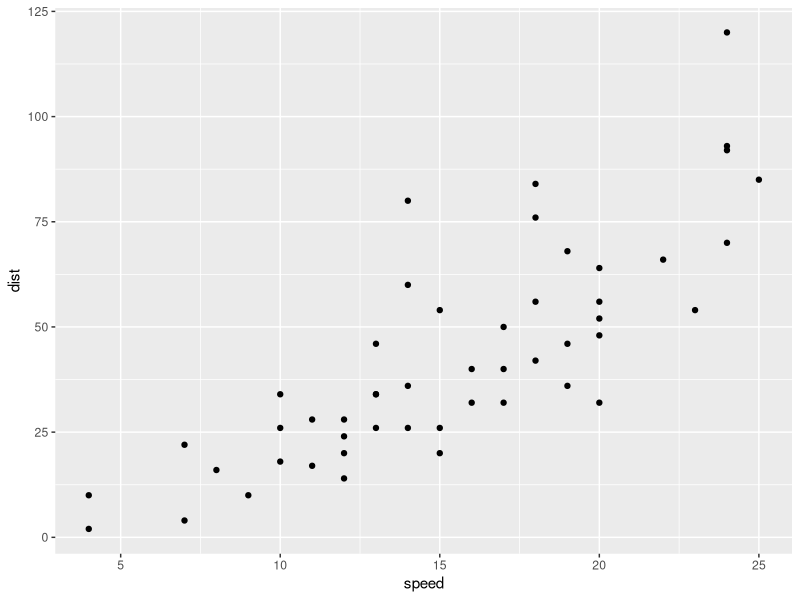
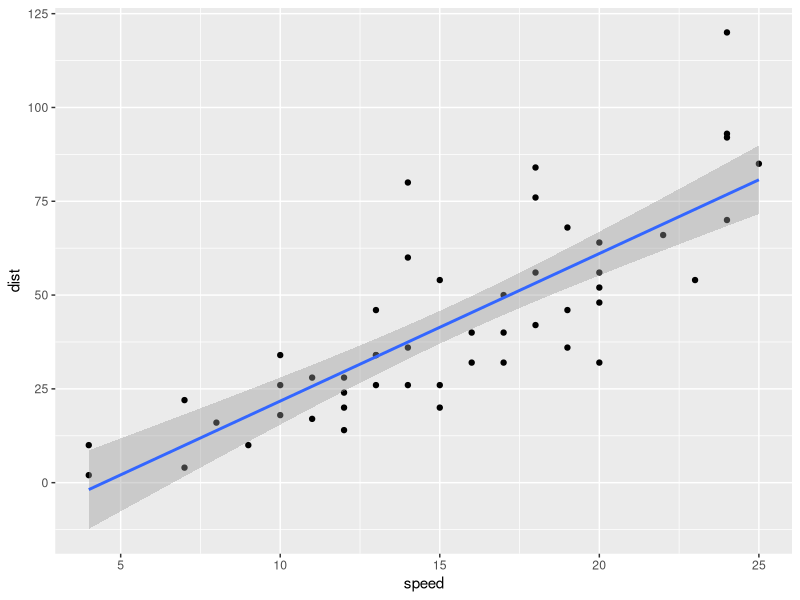
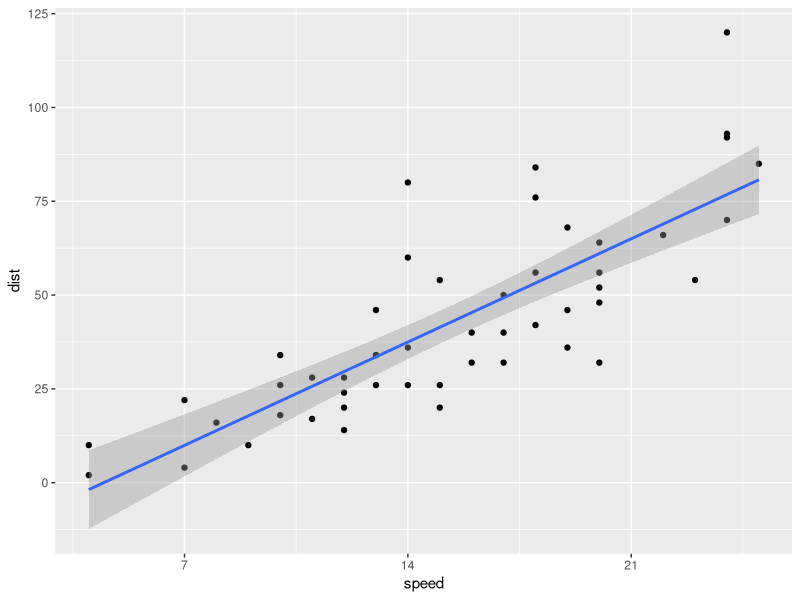
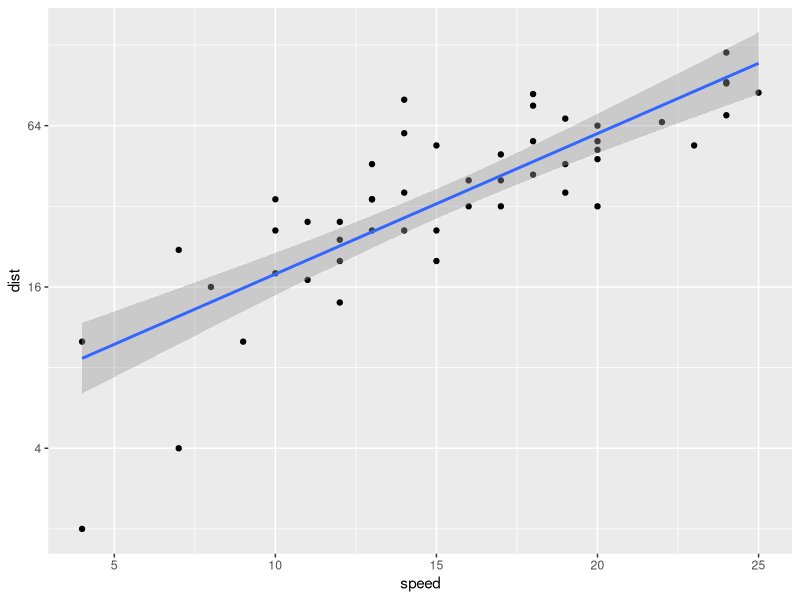
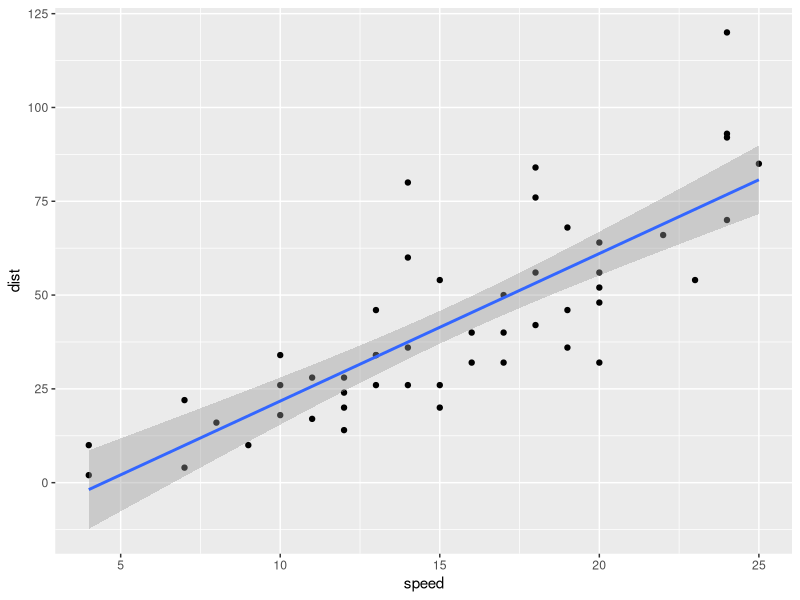
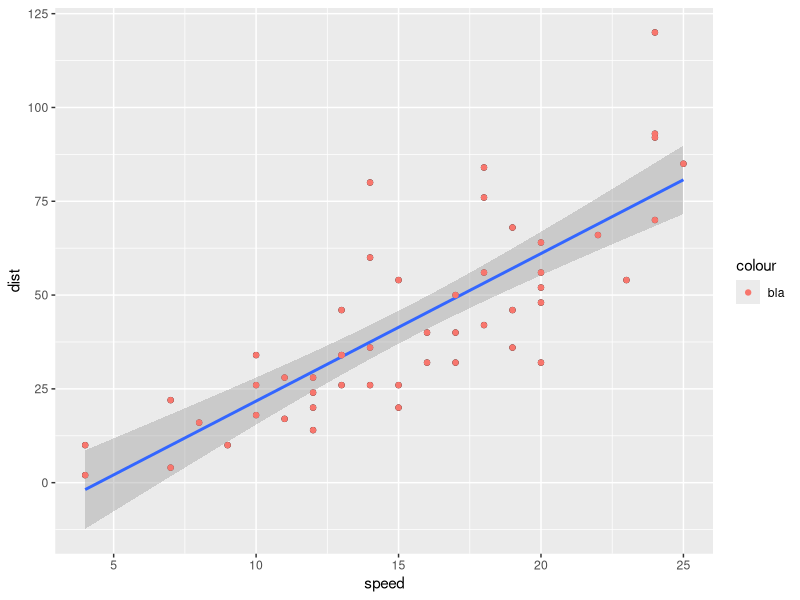
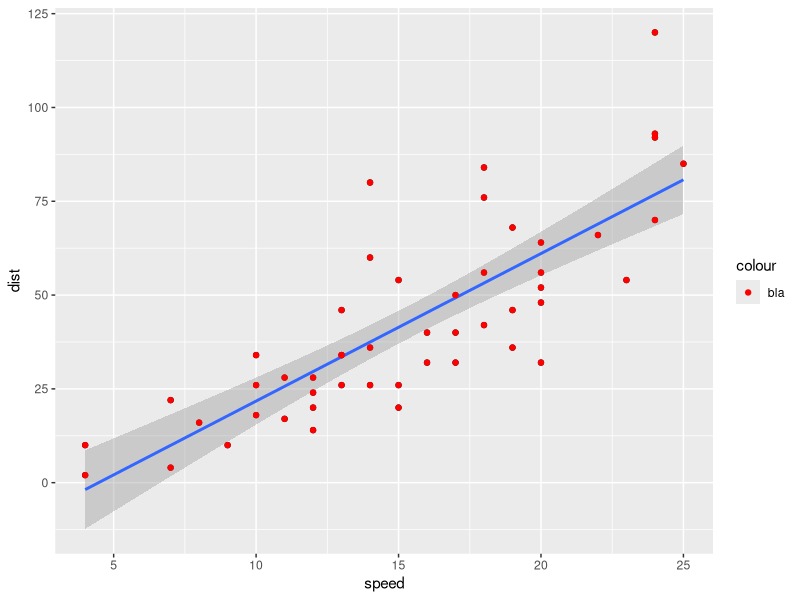
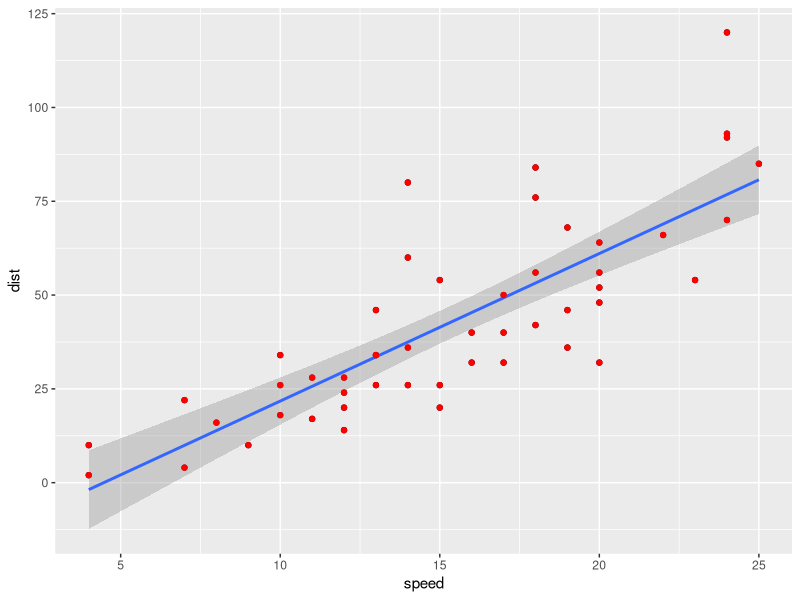

Generate these figures, in order, with R:
####################################
# Data visualization with ggplot2  #
####################################



# libraries ---------------------------------------------------------------

library(tidyverse)
library(beeswarm)
library(ggbeeswarm)
library(scales)
library(patchwork)

# load example dataset
data(cars) # see ?cars for info


# simple scatterplot ------------------------------------------------------

ggplot(cars,          # the dataset
      aes(            # IMPORTANT: the aesthetic mappings, i.e. the
          x = speed,  # mappings between data and visual properties,
          y = dist         # have to be wrapped in aes()!
      )) +
  geom_point()       # a geom object that describes
                     # how to render the observation.


# The plot can be saved as an object and then be
# customized further by adding more geoms as well as
# so-called SCALES, which can be used to modify the
# appearance of each geom layer.

p1 <- ggplot(cars,          
       aes(           
         x = speed, 
         y = dist   
       )) +
  geom_point() 

# add a regression line:
(p1 <- p1 + 
  geom_smooth(method = "lm") )

# change appearance of x axis:
# (just for illustrative purposes, doesn't make sense here)
p1 + scale_x_continuous(breaks = seq(0,25,7))

# log-transform y axis (also just for demonstraion):
p1 + scale_y_continuous(trans = "log2")

# with the scale_ arguments, we can change the
# aesthetic mappings specified via aes(). Why does this
# not work?
p1 + scale_color_manual(values = "red")

# Because we haven't specified color in the aesthetic
# mappings. We could do so:
(p1 <- p1 + geom_point(aes(color = "bla")))
(p1 <- p1 + scale_color_manual(values = "red"))

# remove legend:
(p1 <- p1 + guides(col = "none"))

# we can also customize x and y labels by adding
# the respective layers
(p1 <- p1 + xlab("Speed") + ylab("Dist"))

# ... and add a title:
(p1 <- (p1 + ggtitle("Cars")))

# ... and customize the title, e.g.
# to make it boldface and center it:
(p1 <- p1 + theme(plot.title = element_text(face = "bold", 
                                     hjust = 0.5)))


# we can also change the theme:
p1 + theme_bw()
p1 + theme_minimal()

# or remove or cutomize the gridlines:
p1 + theme(panel.grid.minor = element_blank())
p1 + theme(panel.grid.major = element_blank())
p1 + theme(panel.grid = element_blank())
p1 + theme(panel.grid.major.x =  element_blank(),
           panel.grid.minor.x = element_blank())

# simple lineplot ---------------------------------------------------------

# example dataset: WWWusage
data("WWWusage")

# ggplot only accepts dataframes as input,
# so we first have to build a dataframe:
wwwusage <- tibble(time = 1:100,
       WWWusage = WWWusage)

# now try building the plot yourself!
# Hint: the relevant geom is geom_line().
ggplot(wwwusage, aes(x = time, y = WWWusage)) +
  geom_point() +
  geom_line(lwd=1.5)




# barplot -----------------------------------------------------------------

# fake dataset:
# set a seed for replicability
set.seed(utf8ToInt("ascona"))

# get a sample
spl <- LETTERS[round(rnorm(200, mean = 7, sd = 2))]

# again, remember that ggplot usually only accepts
# dataframes as input. One thing we can do is just
# creating a one-column dataframe with our spl data
# from above:
tibble(x = spl) %>% 
  ggplot(aes(x = x)) + 
  geom_bar() # barplot

# alternatively, we can use tabulated data
# with geom_col():
tbl <- table(spl) %>% sort(decreasing = T)
tbl <- as_tibble(tbl)

# now we can use this as input for geom_col:
colnames(tbl)
ggplot(tbl, aes(x = spl,  # x axis
                y = n)) + # y axis
geom_col() # same result as before.


# stacked barplot

# add a group variable to spl: letters from A-E vs. letters
# from F-K
spl01 <- tibble(letters = spl)
spl01$group <- ifelse(spl01$letters %in% LETTERS[1:5], "A-E", "F-K")

# plot:
spl01 %>% 
  ggplot(aes(x = group, fill = letters)) + 
  geom_bar() +
  scale_fill_viridis_d() # colorblind-friendly palette

# we can also add labels:
spl01 %>% 
  ggplot(aes(x = group, fill = letters)) + 
  geom_bar() +
  scale_fill_viridis_d() +
  geom_text(stat="count", # necessary to compute y axis position
                          # (horribly counterintuitive, I know!!)
            aes(label = letters), 
            position = position_stack(vjust = .5),
            col = c(rep("white", 5), rep("black", 6))) + # specify color of text
  guides(fill = "none") # remove legend
  

# using proportions:
(p <-spl01 %>% 
  ggplot(aes(x = group, fill = letters)) + 
  geom_bar(position = "fill") +
  scale_fill_viridis_d() +
  scale_y_continuous(labels = percent) ) # requires package "scales"!

# add labels:
p + geom_text(stat="count", 
              aes(label = after_stat(count)), 
              position = position_fill(vjust = .5))


# we can also give the labels different colors
# by exploiting the color aesthetic:

p + geom_text(stat="count", 
              aes(label = after_stat(count),
                  color = letters), 
              position = position_fill(vjust = .5)) +
  scale_color_manual(values = c(rep("white", 4), rep("black", 7))) +
  guides(color = "none")
  


# beeswarm and boxplots ---------------------------------------------------

# create a dataframe with random data
set.seed(utf8ToInt("ascona"))
d <- data.frame(x = 1:10,
                y = sample(1:100, 10))


head(d)

# first try:
ggplot(d, aes(x = x,
              y = y)) + geom_beeswarm()

# Doesn't look quite right. Why not?
# Because x and y are different groups!
# We have to transform the data first:
# One column for the values, one for the groups.
# This can be done using pivot_longer:

d <- pivot_longer(d, cols = c("x", "y"))
d

# replace the names:
colnames(d) <- c("group", "value")


# now let's try again:
ggplot(d, aes(x = group, y = value)) +
  geom_beeswarm()

# looks much better!
# again, we can overlay other plots:

(p <- ggplot(d, aes(x = group, y = value)) +
    geom_beeswarm(col = "blue"))

# add boxplot:
p + geom_boxplot(fill = "grey", alpha = .3)

# or a violin plot:
p + geom_violin(alpha = .3)



# exporting ggplots -------------------------------------------------------

# We can use ggsave to save ggplots - uncomment ggsave below to use:
p + geom_violin(alpha = .3)
# ggsave("exampleggplot.png")



# multiple ggplots --------------------------------------------------------

# We can use the excellent patchwork package
# to group ggplots:

p | p1
# ggsave("exampleggplot2.png", width = 12, height = 5.5)


# It often helps to use bigger axis labels
# because the default ones tend to be hard to read
# in presentations or publications.
# In fact, I have saved a code snippet in RStudio
# (see Tools > Global Options > Code > Code Snippets)
# to have it always available:

p + theme(text = element_text(size = 18),
          title = element_text(size = 18))

# Note that you have to use it *after* changing
# the global theme. If you switch to e.g. theme_bw or
# theme_minimal afterwards, your changes to the theme
# will be overridden:

p + theme(text = element_text(size = 18),
          title = element_text(size = 18)) +
  theme_bw() # font size change is lost

# So the order in which you use the commands matters!




# extended example --------------------------------------------------------

# fake data: conference acceptance

# generate data
country <- c(rep("Germany", 25), rep("USA", 21), rep("UK", 40), 
             rep("China", 10), rep("Switzerland", 2), rep("Kazakhstan", 1),
             rep("South Africa", 1))
decision <- c(rep("paper", 20), rep("poster", 3), rep("reject", 2),
              rep("paper", 15), rep("poster", 4), rep("reject", 2),
              rep("paper", 32), rep("poster", 4), rep("reject", 4),
              rep("paper", 3), rep("poster", 3), rep("reject", 4),
              rep("paper", 1), rep("reject", 1),
              rep("paper", 1), rep("poster", 1))

# combine data in a dataframe
papers <- tibble(country = country, decision = decision)
papers$decision <- factor(papers$decision, levels = rev(c("reject", "poster", "paper")))


# plot data
ggplot(papers, aes(group = decision, x = country, fill = decision)) + 
  geom_bar(position = "fill") + scale_fill_viridis_d(begin = .8, end = .1) +
  ggtitle("Conference paper decisions by country") +
  geom_text(stat = "count", aes(label = after_stat(count), color = decision), position = position_fill(vjust = .5)) +
  scale_color_manual(values = c("black", "white", "white")) +
  guides(color = "none") + 
  guides(fill = guide_legend(title = "Decision")) +
  theme(plot.title = element_text(face = "bold", hjust = 0.5)) +
  xlab("Country") + ylab("Relative Frequency") +
  scale_y_continuous(labels = percent)

# plot data in descending order of acceptance rate -------

# add column with acceptance rate - see ?count for more info
papers %>% mutate(decision_binary = ifelse(decision %in% c("paper", "poster"), "accept", "reject")) %>%
  group_by(country) %>% 
  add_count(decision_binary) %>%
  add_count(name = "n_all") %>%
  mutate(rel = n/n_all) %>% 
  ggplot(aes(group = decision, x = fct_reorder(country, rel), fill = decision)) + 
  geom_bar(position = "fill") + scale_fill_viridis_d(begin = .8, end = .1) +
  ggtitle("Conference paper decisions by country") +
  geom_text(stat = "count", aes(label = after_stat(count), color = decision), position = position_fill(vjust = .5)) +
  scale_color_manual(values = c("black", "white", "white")) +
  guides(color = "none") + 
  guides(fill = guide_legend(title = "Decision")) +
  theme(plot.title = element_text(face = "bold", hjust = 0.5)) +
  xlab("Country") + ylab("Relative Frequency") +
  scale_y_continuous(labels = percent)



# Nettle (1998) data ------------------------------------------------------

nettle <- read_csv("../data/language_diversity.csv")


# pivot wider
nettle <- nettle %>% 
  pivot_wider(names_from = Measurement, values_from = Value)


# plot MGS and number of languages
ggplot(nettle, aes(x = MGS, y = Langs)) +
  geom_point() +
  # geom_smooth() +
   facet_wrap(~Continent, ncol = 4)



